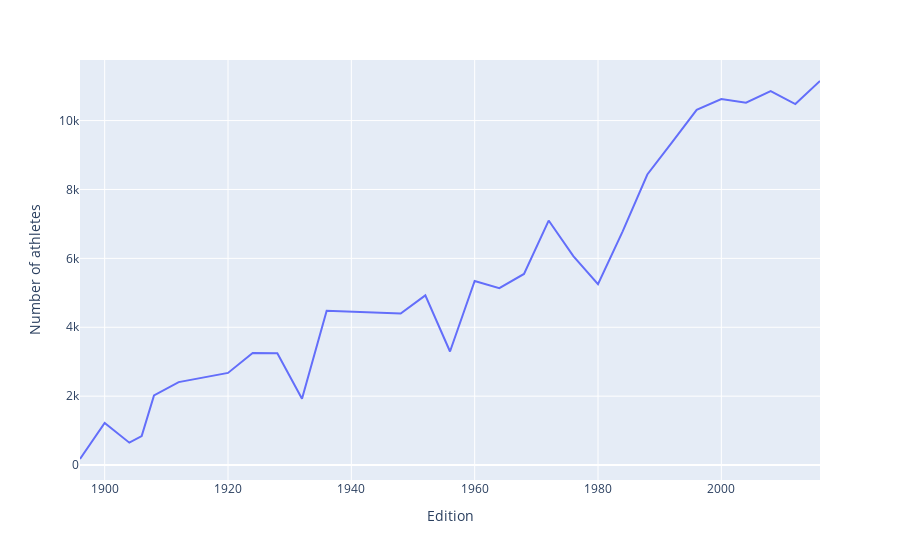

The code cell stored with this chart in its notebook:
### Code cell
fig = px.line(athletes_over_time, x = 'Edition', y = 'Number of athletes')
fig.show()

### Figure 1 — Plotly figure (JSON) as saved in the notebook; plotly's stock layout.template omitted (floating-point values rounded to 4 significant figures)
{"data": [{"hovertemplate": "Edition=%{x}<br>Number of athletes=%{y}<extra></extra>", "legendgroup": "", "line": {"color": "#636efa", "dash": "solid"}, "marker": {"symbol": "circle"}, "mode": "lines", "name": "", "orientation": "v", "showlegend": false, "type": "scatter", "x": [1896, 1900, 1904, 1906, 1908, 1912, 1920, 1924, 1928, 1932, 1936, 1948, 1952, 1956, 1960, 1964, 1968, 1972, 1976, 1980, 1984, 1988, 1992, 1996, 2000, 2004, 2008, 2012, 2016], "xaxis": "x", "y": [176, 1220, 650, 841, 2024, 2409, 2675, 3256, 3246, 1922, 4482, 4401, 4926, 3297, 5343, 5134, 5548, 7098, 6066, 5252, 6786, 8435, 9366, 10310, 10625, 10521, 10855, 10479, 11149], "yaxis": "y"}], "layout": {"legend": {"tracegroupgap": 0}, "margin": {"t": 60}, "xaxis": {"anchor": "y", "domain": [0, 1], "title": {"text": "Edition"}}, "yaxis": {"anchor": "x", "domain": [0, 1], "title": {"text": "Number of athletes"}}}}
